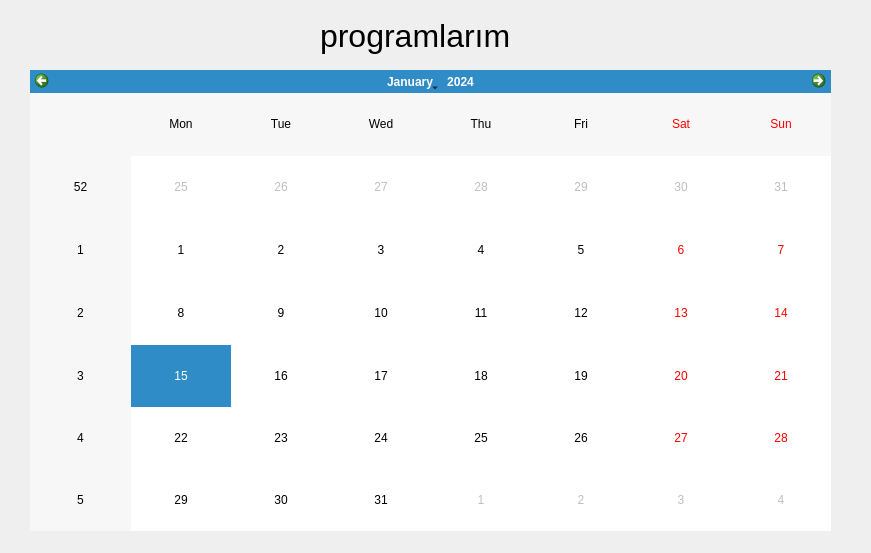
<?xml version="1.0" encoding="UTF-8"?>
<ui version="4.0">
 <class>Dialog</class>
 <widget class="QDialog" name="Dialog">
  <property name="geometry">
   <rect>
    <x>0</x>
    <y>0</y>
    <width>871</width>
    <height>553</height>
   </rect>
  </property>
  <property name="windowTitle">
   <string>Dialog</string>
  </property>
  <widget class="QCalendarWidget" name="calendarWidget">
   <property name="geometry">
    <rect>
     <x>30</x>
     <y>70</y>
     <width>801</width>
     <height>461</height>
    </rect>
   </property>
  </widget>
  <widget class="QLabel" name="label">
   <property name="geometry">
    <rect>
     <x>320</x>
     <y>10</y>
     <width>221</width>
     <height>51</height>
    </rect>
   </property>
   <property name="font">
    <font>
     <pointsize>24</pointsize>
    </font>
   </property>
   <property name="text">
    <string>programlarım</string>
   </property>
  </widget>
 </widget>
 <resources/>
 <connections/>
</ui>
